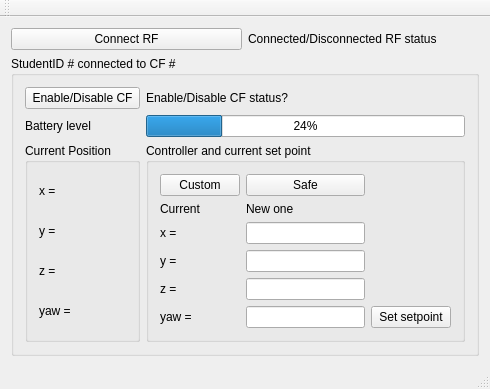
<?xml version="1.0" encoding="UTF-8"?>
<ui version="4.0">
 <class>MainWindow</class>
 <widget class="QMainWindow" name="MainWindow">
  <property name="geometry">
   <rect>
    <x>0</x>
    <y>0</y>
    <width>490</width>
    <height>388</height>
   </rect>
  </property>
  <property name="windowTitle">
   <string>MainWindow</string>
  </property>
  <widget class="QWidget" name="centralWidget">
   <layout class="QGridLayout" name="gridLayout">
    <item row="0" column="2">
     <widget class="QLabel" name="label_2">
      <property name="text">
       <string>Connected/Disconnected RF status</string>
      </property>
     </widget>
    </item>
    <item row="1" column="1" colspan="2">
     <widget class="QGroupBox" name="groupBox">
      <property name="title">
       <string>StudentID # connected to CF #</string>
      </property>
      <layout class="QGridLayout" name="gridLayout_2">
       <item row="2" column="1">
        <widget class="QGroupBox" name="groupBox_2">
         <property name="title">
          <string>Current Position</string>
         </property>
         <layout class="QGridLayout" name="gridLayout_3">
          <item row="0" column="0">
           <widget class="QLabel" name="label_4">
            <property name="text">
             <string>x =</string>
            </property>
           </widget>
          </item>
          <item row="2" column="0">
           <widget class="QLabel" name="label_6">
            <property name="text">
             <string>z =</string>
            </property>
           </widget>
          </item>
          <item row="1" column="0">
           <widget class="QLabel" name="label_5">
            <property name="text">
             <string>y =</string>
            </property>
           </widget>
          </item>
          <item row="3" column="0">
           <widget class="QLabel" name="label_10">
            <property name="text">
             <string>yaw = </string>
            </property>
           </widget>
          </item>
         </layout>
        </widget>
       </item>
       <item row="0" column="1">
        <widget class="QPushButton" name="pushButton_2">
         <property name="text">
          <string>Enable/Disable CF</string>
         </property>
        </widget>
       </item>
       <item row="1" column="2">
        <widget class="QProgressBar" name="progressBar">
         <property name="value">
          <number>24</number>
         </property>
        </widget>
       </item>
       <item row="1" column="1">
        <widget class="QLabel" name="label">
         <property name="text">
          <string>Battery level</string>
         </property>
        </widget>
       </item>
       <item row="0" column="2">
        <widget class="QLabel" name="label_3">
         <property name="text">
          <string>Enable/Disable CF status?</string>
         </property>
        </widget>
       </item>
       <item row="2" column="2">
        <widget class="QGroupBox" name="groupBox_3">
         <property name="title">
          <string>Controller and current set point</string>
         </property>
         <layout class="QGridLayout" name="gridLayout_4">
          <item row="0" column="0">
           <widget class="QPushButton" name="pushButton_3">
            <property name="text">
             <string>Custom</string>
            </property>
           </widget>
          </item>
          <item row="2" column="0">
           <widget class="QLabel" name="label_7">
            <property name="text">
             <string>x =</string>
            </property>
           </widget>
          </item>
          <item row="4" column="0">
           <widget class="QLabel" name="label_9">
            <property name="text">
             <string>z =</string>
            </property>
           </widget>
          </item>
          <item row="5" column="0">
           <widget class="QLabel" name="label_11">
            <property name="text">
             <string>yaw =</string>
            </property>
           </widget>
          </item>
          <item row="3" column="0">
           <widget class="QLabel" name="label_8">
            <property name="text">
             <string>y =</string>
            </property>
           </widget>
          </item>
          <item row="2" column="1">
           <widget class="QLineEdit" name="lineEdit"/>
          </item>
          <item row="3" column="1">
           <widget class="QLineEdit" name="lineEdit_2"/>
          </item>
          <item row="4" column="1">
           <widget class="QLineEdit" name="lineEdit_3"/>
          </item>
          <item row="5" column="1">
           <widget class="QLineEdit" name="lineEdit_4"/>
          </item>
          <item row="5" column="2">
           <widget class="QPushButton" name="pushButton_5">
            <property name="text">
             <string>Set setpoint</string>
            </property>
           </widget>
          </item>
          <item row="0" column="1">
           <widget class="QPushButton" name="pushButton_4">
            <property name="text">
             <string>Safe</string>
            </property>
           </widget>
          </item>
          <item row="1" column="0">
           <widget class="QLabel" name="label_12">
            <property name="text">
             <string>Current</string>
            </property>
           </widget>
          </item>
          <item row="1" column="1">
           <widget class="QLabel" name="label_13">
            <property name="text">
             <string>New one</string>
            </property>
           </widget>
          </item>
         </layout>
        </widget>
       </item>
      </layout>
     </widget>
    </item>
    <item row="0" column="1">
     <widget class="QPushButton" name="pushButton">
      <property name="text">
       <string>Connect RF</string>
      </property>
     </widget>
    </item>
   </layout>
  </widget>
  <widget class="QMenuBar" name="menuBar">
   <property name="geometry">
    <rect>
     <x>0</x>
     <y>0</y>
     <width>490</width>
     <height>19</height>
    </rect>
   </property>
  </widget>
  <widget class="QToolBar" name="mainToolBar">
   <attribute name="toolBarArea">
    <enum>TopToolBarArea</enum>
   </attribute>
   <attribute name="toolBarBreak">
    <bool>false</bool>
   </attribute>
  </widget>
  <widget class="QStatusBar" name="statusBar"/>
 </widget>
 <layoutdefault spacing="6" margin="11"/>
 <resources/>
 <connections/>
</ui>
